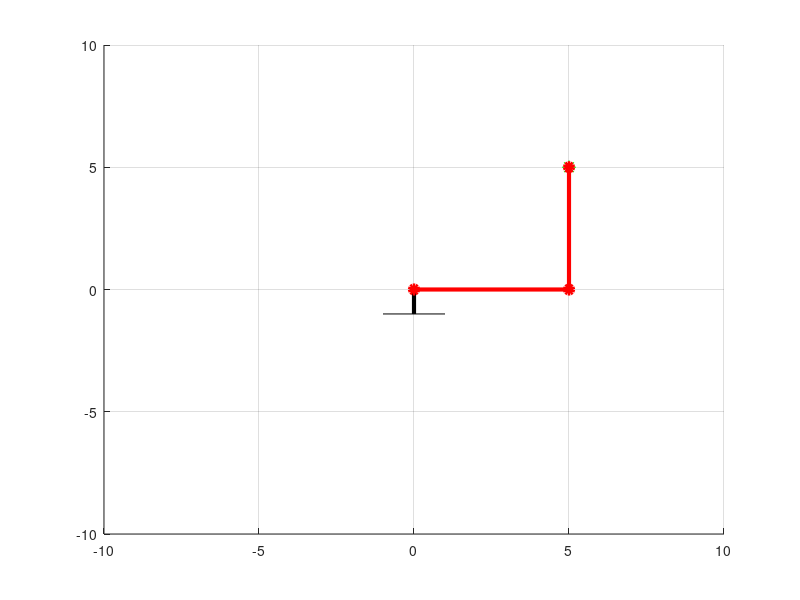

This figure's MATLAB source:
x = input('X final: ');
y = input('Y final: ');
L1 = input('Longitud eslabón 1: ');
L2 = input('Longitud eslabón 2: ');
codo = input('Codo arriba (1) o abajo (2): ');

r = sqrt(x^2 + y^2);
if r > (L1 + L2), error('Fuera de alcance'); end

alpha = acos((L1^2 + r^2 - L2^2) / (2 * L1 * r));
gamma = acos((L1^2 + L2^2 - r^2) / (2 * L1 * L2));
beta = atan2(y, x);

if codo == 1
    t1 = beta + alpha; t2 = gamma - pi; 
else
    t1 = beta - alpha; t2 = pi - gamma; 
end

fprintf('Theta 1: %.2f° \nTheta 2: %.2f°\n', rad2deg(t1), rad2deg(t2));

figure; axis([-(L1+L2), (L1+L2), -(L1+L2), (L1+L2)]); grid on; hold on;
plot([-1, 1], [-1, -1], 'k-', [0, 0], [-1, 0], 'k-', 'LineWidth', 3);
plot(x, y, 'g*', 'MarkerSize', 10);
brazo = plot([0,0,0], [0,0,0], '-or', 'LineWidth', 3, 'MarkerFaceColor', 'r');

for i = 1:50
    t1_i = (i/50) * t1; t2_i = (i/50) * t2;
    x1 = L1 * cos(t1_i); y1 = L1 * sin(t1_i);
    x2 = x1 + L2 * cos(t1_i + t2_i); y2 = y1 + L2 * sin(t1_i + t2_i);
    set(brazo, 'XData', [0, x1, x2], 'YData', [0, y1, y2]);
    pause(0.04);
end
